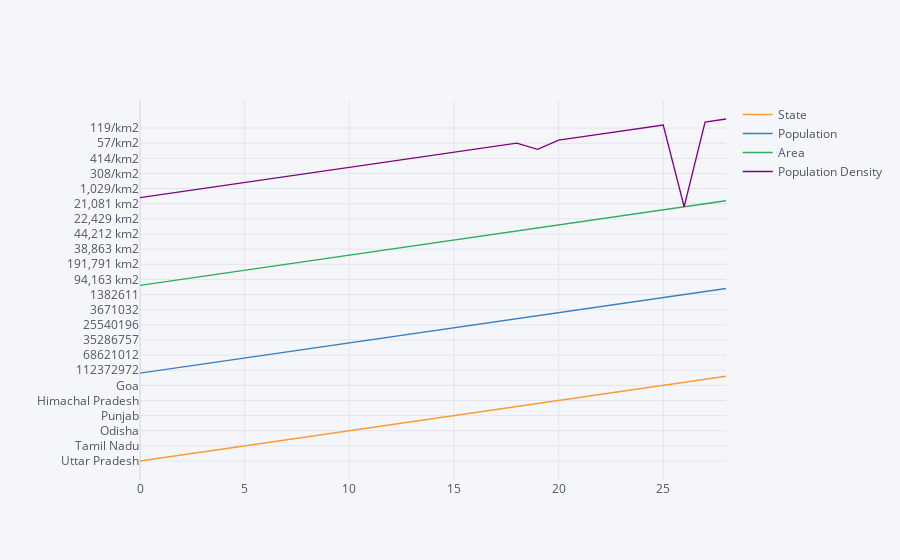

Write notebook code for a chart like this one.
### Code cell
rf.iplot()

### Figure 1 — Plotly figure (JSON) as saved in the notebook; plotly's stock layout.template omitted (floating-point values rounded to 4 significant figures)
{"data": [{"line": {"color": "rgba(255, 153, 51, 1.0)", "dash": "solid", "shape": "linear", "width": 1.3}, "mode": "lines", "name": "State", "text": "", "type": "scatter", "x": [0, 1, 2, 3, 4, 5, 6, 7, 8, 9, 10, 11, 12, 13, 14, 15, 16, 17, 18, 19, 20, 21, 22, 23, 24, 25, 26, 27, 28], "y": ["Uttar Pradesh", "Maharashta", "Bihar", "West Bengal", "Madhya Pradesh", "Tamil Nadu", "Rajasthan", "Karnataka", "Gujarat", "Andhra Pradesh", "Odisha", "Telangana", "Kerala", "Jharkhand", "Assam", "Punjab", "Chattisgarh", "Haryana", "Jammu and Kashmir", "Uttarakhand", "Himachal Pradesh", "Tripura", "Meghalaya", "Manipur", "Nagaland", "Goa", "Arunachal Pradesh", "Mizoram", "Sikkim"]}, {"line": {"color": "rgba(55, 128, 191, 1.0)", "dash": "solid", "shape": "linear", "width": 1.3}, "mode": "lines", "name": "Population", "text": "", "type": "scatter", "x": [0, 1, 2, 3, 4, 5, 6, 7, 8, 9, 10, 11, 12, 13, 14, 15, 16, 17, 18, 19, 20, 21, 22, 23, 24, 25, 26, 27, 28], "y": [199812341, 112372972, 103804637, 91347736, 72597565, 72138958, 68621012, 61130704, 60383628, 49386799, 41947358, 35286757, 33387677, 32966238, 31169272, 27704236, 25540196, 25353081, 12548926, 10116752, 6864602, 3671032, 2964007, 2721756, 1980602, 1457723, 1382611, 1091014, 607688]}, {"line": {"color": "rgba(50, 171, 96, 1.0)", "dash": "solid", "shape": "linear", "width": 1.3}, "mode": "lines", "name": "Area", "text": "", "type": "scatter", "x": [0, 1, 2, 3, 4, 5, 6, 7, 8, 9, 10, 11, 12, 13, 14, 15, 16, 17, 18, 19, 20, 21, 22, 23, 24, 25, 26, 27, 28], "y": ["240,928 km2", "307,713 km2", "94,163 km2", "88,752 km2", "308,245 km2", "130,058 km2", "342,239 km2", "191,791 km2", "196,024 km2", "162,968 km2", "155,707 km2", "114,840 km2", "38,863 km2", "79,714 km2", "78,438 km2", "50,362 km2", "135,191 km2", "44,212 km2", "222,236 km2", "53,483 km2", "55,673 km2", "10,486 km2", "22,429 km2", "22,327 km2", "16,579 km2", "3,702 km2", "", "21,081 km2", "7,096 km2"]}, {"line": {"color": "rgba(128, 0, 128, 1.0)", "dash": "solid", "shape": "linear", "width": 1.3}, "mode": "lines", "name": "Population Density", "text": "", "type": "scatter", "x": [0, 1, 2, 3, 4, 5, 6, 7, 8, 9, 10, 11, 12, 13, 14, 15, 16, 17, 18, 19, 20, 21, 22, 23, 24, 25, 26, 27, 28], "y": ["828/km2", "365/km2", "1,102/km2", "1,029/km2", "236/km2", "555/km2", "201/km2", "319/km2", "308/km2", "303/km2", "269/km2", "307/km2", "859/km2", "414/km2", "397/km2", "550/km2", "189/km2", "573/km2", "57/km2", "189/km2", "123/km2", "350/km2", "132/km2", "122/km2", "119/km2", "394/km2", "", "52/km2", "86/km2"]}], "layout": {"legend": {"bgcolor": "#F5F6F9", "font": {"color": "#4D5663"}}, "paper_bgcolor": "#F5F6F9", "plot_bgcolor": "#F5F6F9", "title": {"font": {"color": "#4D5663"}}, "xaxis": {"gridcolor": "#E1E5ED", "showgrid": true, "tickfont": {"color": "#4D5663"}, "title": {"font": {"color": "#4D5663"}, "text": ""}, "zerolinecolor": "#E1E5ED"}, "yaxis": {"gridcolor": "#E1E5ED", "showgrid": true, "tickfont": {"color": "#4D5663"}, "title": {"font": {"color": "#4D5663"}, "text": ""}, "zerolinecolor": "#E1E5ED"}}}
